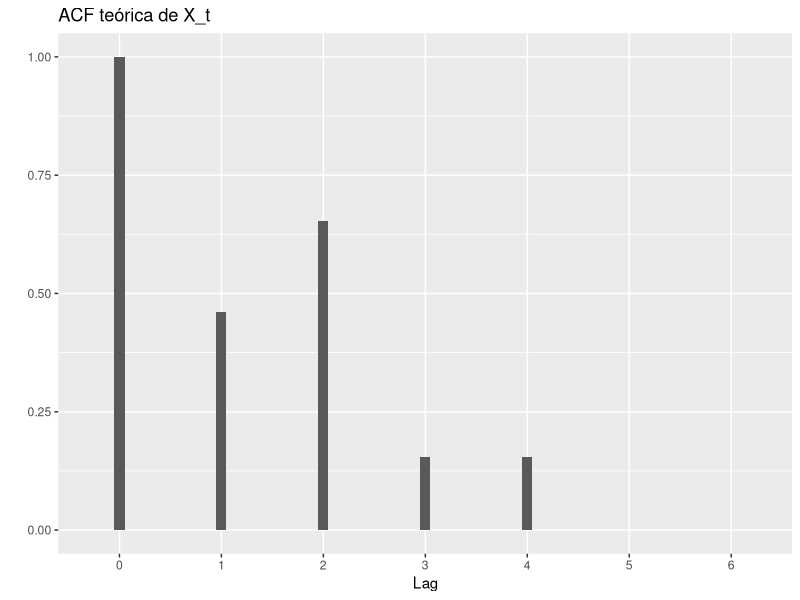
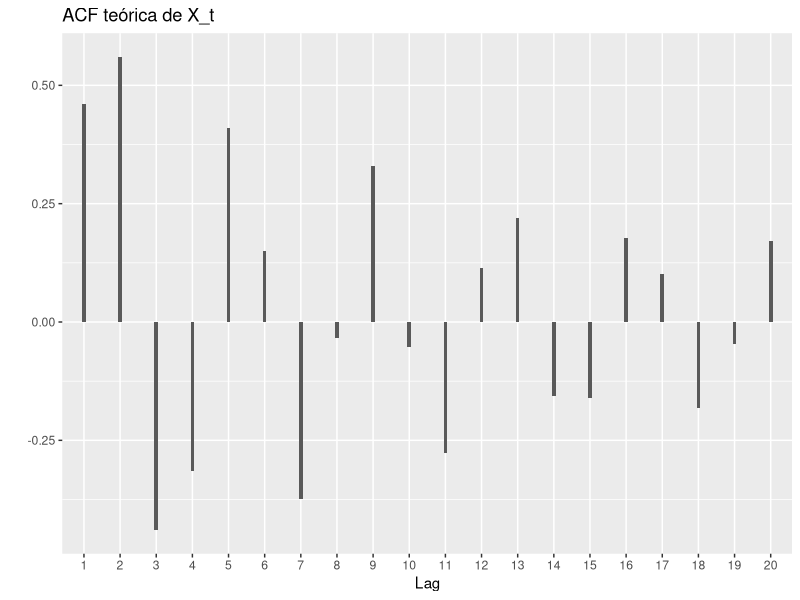
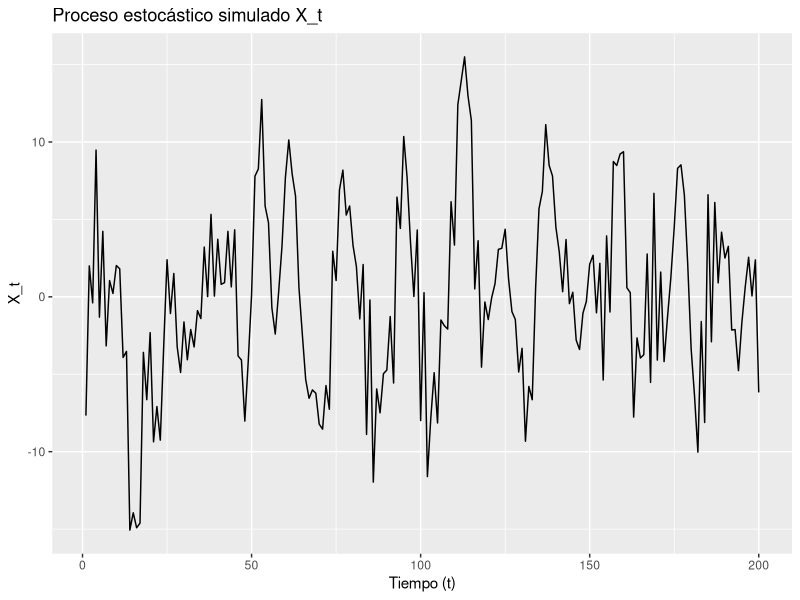
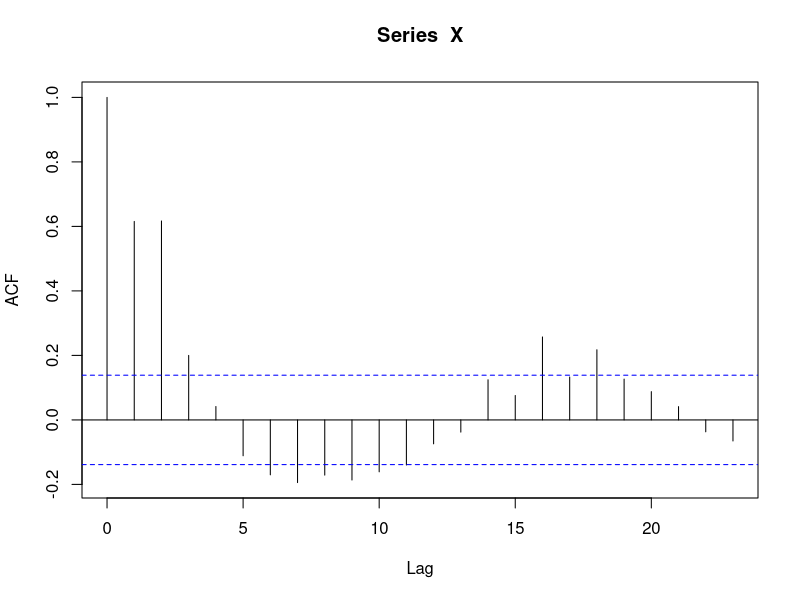
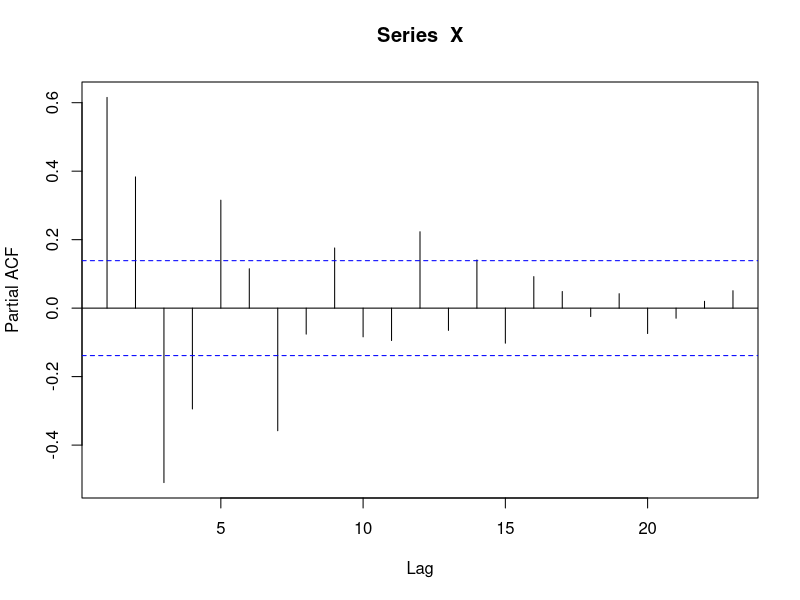
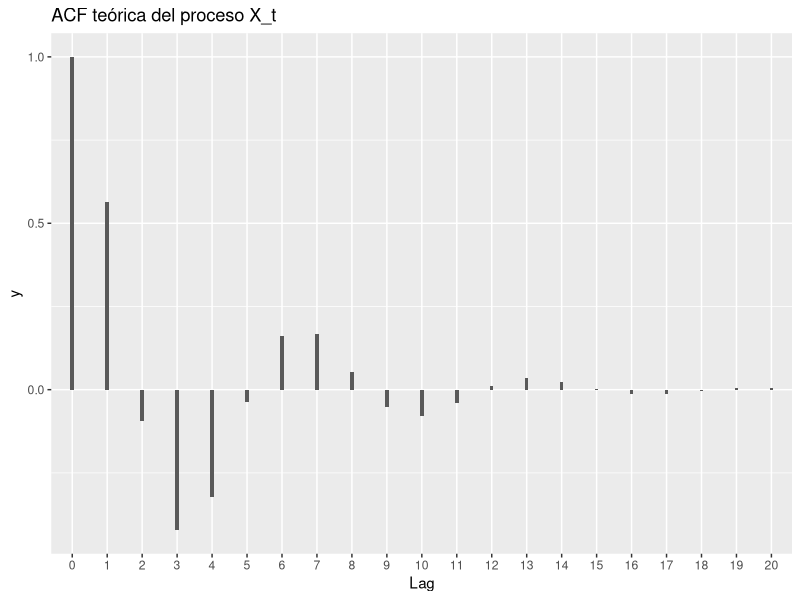
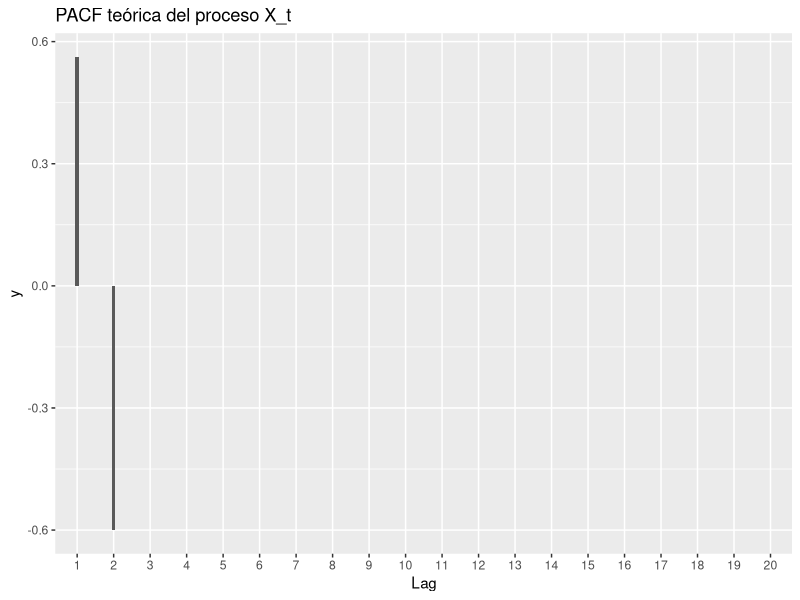
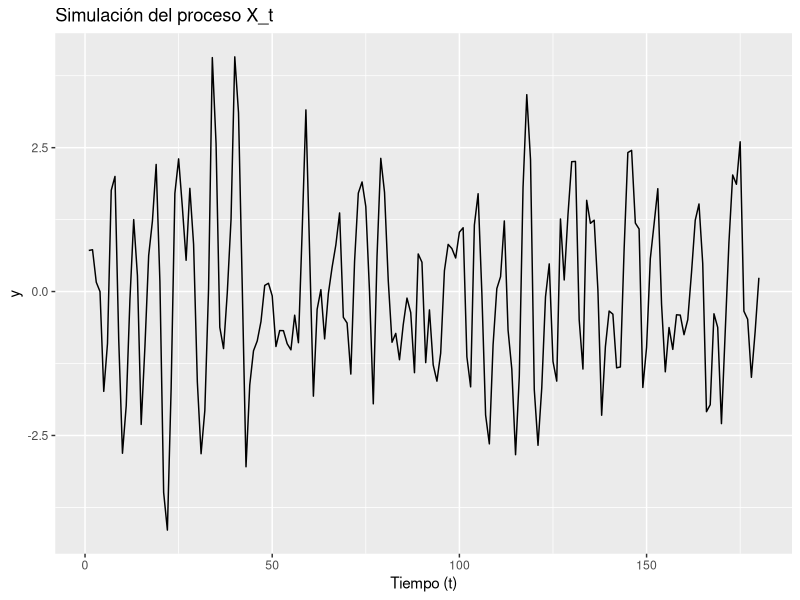

Reproduce these figures in R, in order.
## ---- chunk 1
dias <- c("Monday" = "Lun",
          "Tuesday" = "Mar",
          "Wednesday" = "Mie",
          "Thursday" = "Jue",
          "Friday" = "Vie",
          "Saturday" = "Sab",
          "Sunday" = "Dom")
library(readxl)
library(tidyverse)
library(lubridate)
library(knitr)
library(xtable)
## ---- chunk 2
#| layout: [[45, 45]]

p <- function(k) {
  if (k > 4) {
    return(0)
  }
  return(c(1, 0.4615385, 0.6538462, 0.1538462, 0.1538462)[k + 1])
}

calcular <- FALSE

if (calcular) {
  phi <- c(0.4615385) # phi 11
  Phi <- function(n, k) {
    if (n == k) {
      return(phi[n])
    }
    else{
      return(Phi(n - 1, k) - phi[n] * Phi(n - 1, n - k))
      
    }
  }
  
  for (n in 2:20) {
    sn <- 0
    sd <- 0
    for (k in 1:(n - 1)) {
      sn <- sn + Phi(n - 1, k) * p(n - k)
      sd <- sd + Phi(n - 1, k) * p(k)
    }
    phi[n] <- (p(n) - sn) / (1 - sd)
  }
}

phi <- c(0.4615385, 0.5601504, -0.43962522, -0.31439315, 0.41014450, 0.1509651, -0.3730572, -0.0335281, 0.3285716, -0.0527841, -0.2773402, 0.1148472, 0.2206910, -0.1560573, -0.1608494, 0.1782139, 0.1010639, -0.1825514, -0.0455188, 0.1705496)


acf.teorico <- c(1, 0.4615385, 0.6538462, 0.1538462, 0.1538462, 0, 0)
lag <- as.factor(0:6)

data.frame(x = lag, y = acf.teorico) |> 
  ggplot(aes(x = x, y = y)) + 
  geom_col(width = 0.1) + 
  labs(title = "ACF teórica de X_t", x = "Lag", y = "") 

data.frame(x = as.factor(1:20), y = phi) |> 
  ggplot(aes(x = x, y = y)) + 
  geom_col(width = 0.1) + 
  labs(title = "ACF teórica de X_t", x = "Lag", y = "") 
## ---- chunk 3
#| layout: [[30, 30, 30]]
noise <- rnorm(1000, mean = 0, sd = sqrt(4.8))
n <- 850
X <- c()
for (i in 2:202) {
  x <- c(noise[i-2] + 0.5*noise[i-1] + 2*noise[i] + 0.5*noise[i+1] + noise[i+2])
  X <- c(X, x)
}

t <- 1:200
data.frame(t = t, x = X) |> 
  ggplot(aes(x = t, y = x)) + 
  geom_line() + 
  labs(title = "Proceso estocástico simulado X_t", x = "Tiempo (t)", y = "X_t")
acf(X)
pacf(X)
## ---- chunk 4
#| layout: [[45, 45], [32, 32, 32]]
data.frame(x = as.factor(0:20), y = ARMAacf(ar=c(0.9,-0.6), ma=0, 20, pacf=FALSE)) |> 
  ggplot(aes(x = x, y = y))+ 
  geom_col(width = 0.1) + labs(x = "Lag", title = "ACF teórica del proceso X_t")

data.frame(x = as.factor(1:20), y = ARMAacf(ar=c(0.9,-0.6), ma=0, 20, pacf=TRUE)) |> 
  ggplot(aes(x = x, y = y))+ 
  geom_col(width = 0.1) + labs(x = "Lag", title = "PACF teórica del proceso X_t")

X <- arima.sim(model = list(ar = c(0.9, -0.6)), n = 180)
data.frame(x = 1:180, y = X) |> ggplot(aes(x = x, y = y)) + geom_line() + labs(x = "Tiempo (t)", title = "Simulación del proceso X_t")

acf(X)
pacf(X)
## ---- chunk 5
data_19 <- read_excel("data/Afluencia_Metro_2019.xlsx",
                      range = "A4:W3566",
                      col_names = FALSE)
data_20 <- read_excel("data/Afluencia_Metro.xlsx",
                      range = "A4:W3767",
                      col_names = FALSE)
data_21 <- read_excel("data/Afluencia_2021.xlsx",
                      range = "A4:W4125",
                      col_names = FALSE)
## ---- chunk 6
metro.cols <- c(
  "fecha",
  "linea",
  "04:00",
  "05:00",
  "06:00",
  "07:00",
  "08:00",
  "09:00",
  "10:00",
  "11:00",
  "12:00",
  
  "13:00",
  "14:00",
  "15:00",
  "16:00",
  "17:00",
  "18:00",
  "19:00",
  "20:00",
  "21:00",
  "22:00",
  "23:00",
  "per.dia.tot"
) 

colnames(data_19) <- metro.cols
colnames(data_20) <- metro.cols
colnames(data_21) <- metro.cols
## ---- chunk 7
datos_juntos <- bind_rows(data_19, data_20, data_21)
## ---- chunk 8
rm(data_19, data_20, data_21)
## ---- chunk 9
datos_juntos$fecha <- datos_juntos$fecha |> as_date()
## ---- chunk 10
data <- pivot_longer(datos_juntos, 
                     cols = ends_with(":00"), 
                     names_to = "hora", 
                     values_to = "per.num")

data$hora <- hm(data$hora)
data$dia <- day(data$fecha)
data$dia.sem <- weekdays(data$fecha)
data$sem <- week(data$fecha)
data$mes <- month(data$fecha)
data$anio <- year(data$fecha)

data <- data |> mutate(dia.sem = case_when(dia.sem == 'Monday' ~ 'Lun',
                           dia.sem == 'Tuesday' ~ 'Mar',
                           dia.sem == 'Wednesday' ~ 'Mie',
                           dia.sem == 'Thursday' ~ 'Jue',
                           dia.sem == 'Friday' ~ 'Vie',
                           dia.sem == 'Saturday' ~ 'Sab',
                           dia.sem == 'Sunday' ~ 'Dom',
                           TRUE ~ '...'))
data$dia.sem <- factor(data$dia.sem, levels = c("Lun", "Mar", "Mie", "Jue", "Vie", "Sab", "Dom"))
## ---- chunk 11
data$linea <- data$linea |> tolower() 
dat_lin_A <- data |> filter(linea == "línea a")
dat_lin_B <- data |> filter(linea == "línea b")
## ---- chunk 12
dat_lin_A |> arrange(fecha, hora) |> head(5) %>%  kable(., digits = 5,  caption = "Línea A")
## ---- chunk 13
tbl <- dat_lin_B |> arrange(fecha, hora) |> head(5)
kable(tbl, caption = "Linea B",digits = 5)
## ---- chunk 14
#| fig-align: center


dat_lin_A <- dat_lin_A |>
  mutate(pandemia = if_else(fecha < dmy("23-03-2020"), "no", "si"))
dat_lin_B <- dat_lin_B |>
  mutate(pandemia = if_else(fecha < dmy("23-03-2020"), "no", "si"))
## ---- chunk 15
#| fig-width: 8
#| fig-height: 5
facet.names <- c(
  'si'="Antes de la pandemia",
  'no'="Después de la pandemia",
  'línea a' = 'Línea A',
  'línea b' = 'Línea B'
)

bind_rows(dat_lin_A, dat_lin_B) |>
  group_by(dia.sem, hora, pandemia, linea) |>
  summarise(promedio = mean(per.num, na.rm = TRUE)) |>
  ggplot() +
  geom_line(aes(x = as_datetime(hora), y = promedio, color = dia.sem)) +
  scale_x_datetime(breaks = "2 hour", date_labels =  "%H") + 
  facet_grid(cols = vars(pandemia), rows = vars(linea),
             labeller=as_labeller(facet.names), scales = "free") +
  labs(title = "Promedio de pasajeros por hora para la línea A", 
       x = "Hora de servicio", 
       y = "Promedio de pasajeros") +
  scale_color_discrete(name = "Dia de la\nSemana") + 
  theme_light() +
  theme(axis.text.x=element_text(angle=45))
## ---- chunk 16
dat_lin_A |> filter(pandemia == "no") |> 
  group_by(dia.sem, hora) |> 
  summarise(promedio = mean(per.num, na.rm=TRUE))
## ---- chunk 17
lin.a <- dat_lin_A |> 
  group_by(fecha) |> 
  summarise(per.dia.tot = sum(per.num, na.rm=TRUE))
lin.b <- dat_lin_B |> 
  group_by(fecha) |> 
  summarise(per.dia.tot = sum(per.num, na.rm=TRUE))

lin.a <- lin.a |>
  group_by(fecha) |> 
  summarise(dia = day(fecha), dia.sem = weekdays(fecha), 
            sem = week(fecha), mes = month(fecha), anio = year(fecha), per.dia.tot = per.dia.tot)
lin.a <- lin.a %>% mutate(dia.sem = case_when(dia.sem == 'Monday' ~ 'Lun',
                           dia.sem == 'Tuesday' ~ 'Mar',
                           dia.sem == 'Wednesday' ~ 'Mie',
                           dia.sem == 'Thursday' ~ 'Jue',
                           dia.sem == 'Friday' ~ 'Vie',
                           dia.sem == 'Saturday' ~ 'Sab',
                           dia.sem == 'Sunday' ~ 'Dom',
                           TRUE ~ '...'))
lin.a$dia.sem <- factor(lin.a$dia.sem, levels = c("Lun", "Mar", "Mie", "Jue", "Vie", "Sab", "Dom"))
lin.b <- lin.b |> 
  group_by(fecha) |> 
  summarise(dia = day(fecha), dia.sem = weekdays(fecha), 
            sem = week(fecha), mes = month(fecha), anio = year(fecha), per.dia.tot = per.dia.tot)

lin.b <- lin.b %>% mutate(dia.sem = case_when(dia.sem == 'Monday' ~ 'Lun',
                           dia.sem == 'Tuesday' ~ 'Mar',
                           dia.sem == 'Wednesday' ~ 'Mie',
                           dia.sem == 'Thursday' ~ 'Jue',
                           dia.sem == 'Friday' ~ 'Vie',
                           dia.sem == 'Saturday' ~ 'Sab',
                           dia.sem == 'Sunday' ~ 'Dom',
                           TRUE ~ '...'))
lin.b$dia.sem <- factor(lin.b$dia.sem, levels = c("Lun", "Mar", "Mie", "Jue", "Vie", "Sab", "Dom"))
## ---- chunk 18
kable(head(lin.a), caption = "Linea A",digits = 5)
## ---- chunk 19
kable(head(lin.b), caption = "Linea B", digits = 5)
## ---- chunk 20
#| fig-align: center
#| fig-height: 2.2
lin.a$linea <- "a"
lin.b$linea <- "b"

bind_rows(lin.a, lin.b) |> 
  ggplot(aes(x = fecha, y = per.dia.tot, color = linea)) +
  ylab("Personas")+
  labs(title = "Total de personas por dia", x = "Fecha", y = "Total de personas") +
  geom_line()
## ---- chunk 21
#| fig-align: center
#| fig-height: 2.2

# Esto es promedio por semana
bind_rows(lin.a, lin.b) |> 
  group_by(fecha = floor_date(fecha, unit = "week") ,linea) |> 
  summarise(prom.mes = mean(per.dia.tot)) |> 
  ggplot(aes(x = fecha, y = prom.mes, color = linea)) + 
  labs(y = "Personas", x = "Fecha")+
  
  labs(title = "Promedio de personas por semana")+
  geom_line()
## ---- chunk 22
#| fig-align: center

bind_rows(dat_lin_A, dat_lin_B) |>
  filter(pandemia == "no") |>
  group_by(fecha, linea) |>
  summarise(tot = mean(per.num, na.rm = TRUE)) |>
  ggplot(aes(x= fecha, y = tot)) + 
  geom_line() +
  facet_grid(rows = vars(linea), labeller=as_labeller(facet.names), scales = "free") +
  labs( y = "Promedio de personas", x = "Fecha")+
  labs(title = "Antes de la pandemia")

## ---- chunk 23
#| fig-align: center
bind_rows(dat_lin_A, dat_lin_B) |>
  filter(pandemia == "si") |>
  group_by(fecha, linea) |>
  summarise(tot = mean(per.num, na.rm = TRUE)) |>
  ggplot(aes(x= fecha, y = tot)) + 
  geom_line() +
  facet_grid(rows = vars(linea), labeller=as_labeller(facet.names), scales = "free") + 
  labs(y = "Promedio de personas", x = "Fecha")+
  labs(title = "Después de la pandemia")
## ---- chunk 24
#| fig-align: center
df.lin.A <- dat_lin_A |> filter(pandemia == "no")
df.lin.A$dia.sem <- df.lin.A$dia.sem |> as.factor()
df.lin.A$mes <- as.factor(df.lin.A$mes)

model.lin.A <- lm(per.dia.tot ~ fecha + dia.sem + mes, data = df.lin.A)
kable(xtable(summary(model.lin.A)))


df.lin.A$pred <- predict(model.lin.A, newdata = df.lin.A)
df.lin.A$per.dia.tot <- as.numeric(df.lin.A$per.dia.tot)
df.lin.A$pred <- as.numeric(df.lin.A$pred)

ajust <- df.lin.A |> gather(key="Linea", value="Cantidad", per.dia.tot, pred)


p1 <- ajust |> ggplot(aes(x = fecha, y = Cantidad,
                          col = Linea)) +
  geom_line() + labs(title = "Linea A antes de la pandemia") + guides(color = "none")
## ---- chunk 25
df.lin.A <- dat_lin_A |> filter(pandemia == "si")
df.lin.A$dia.sem <- df.lin.A$dia.sem |> as.factor()
df.lin.A$mes <- as.factor(df.lin.A$mes)

model.lin.A <- lm(per.dia.tot ~ fecha + dia.sem + mes, data = df.lin.A)
kable(xtable(summary(model.lin.A)))

df.lin.A$pred <- predict(model.lin.A, newdata = df.lin.A)
df.lin.A$per.dia.tot <- as.numeric(df.lin.A$per.dia.tot)
df.lin.A$pred <- as.numeric(df.lin.A$pred)

ajust <- df.lin.A |> gather(key="Linea", value="Cantidad", per.dia.tot, pred)


p2 <- ajust |> ggplot(aes(x = fecha, y = Cantidad,
                    col = Linea)) +
  geom_line()+ labs(title = "Linea A después de la pandemia") + guides(color = "none")

## ---- chunk 26
df.lin.B <- dat_lin_B |> filter(pandemia == "no")
df.lin.B$dia.sem <- as.factor(df.lin.B$dia.sem)
df.lin.B$mes <- as.factor(df.lin.B$mes)

model.lin.B <- lm(per.dia.tot ~ fecha + dia.sem + mes, data = df.lin.B)
kable(xtable(summary(model.lin.B)))


df.lin.B$pred <- predict(model.lin.B, newdata = df.lin.B)
df.lin.B$per.dia.tot <- as.numeric(df.lin.B$per.dia.tot)
df.lin.B$pred <- as.numeric(df.lin.B$pred)

ajust <- df.lin.B |> gather(key="Linea", value="Cantidad", per.dia.tot, pred)


p3 <- ajust |> ggplot(aes(x = fecha, y = Cantidad,
                    col = Linea)) +
  geom_line()+ labs(title = "Linea B antes de la pandemia") + guides(color = "none")

## ---- chunk 27
df.lin.B.p <- dat_lin_B |> filter(pandemia == "si")
df.lin.B.p$dia.sem <- as.factor(df.lin.B.p$dia.sem)
df.lin.B.p$mes <- as.factor(df.lin.B.p$mes)

model.lin.B.p <- lm(per.dia.tot ~ fecha + dia.sem + mes, data = df.lin.B.p)

kable(xtable(summary(model.lin.B.p)))


df.lin.B.p$pred <- predict(model.lin.B.p, newdata = df.lin.B.p)
df.lin.B.p$per.dia.tot <- as.numeric(df.lin.B.p$per.dia.tot)
df.lin.B.p$pred <- as.numeric(df.lin.B.p$pred)

ajust <- df.lin.B.p |> gather(key="Linea", value="Cantidad", per.dia.tot, pred)


p4 <- ajust |> ggplot(aes(x = fecha, y = Cantidad,
                    col = Linea)) + geom_line()+ labs(title = "Linea B después de la pandemia") + guides(color = "none")


## ---- chunk 28
#| fig-height: 5
#| fig-align: center
#| layout: [[42, 42], [42, 42]]

p1
p2
p3
p4
